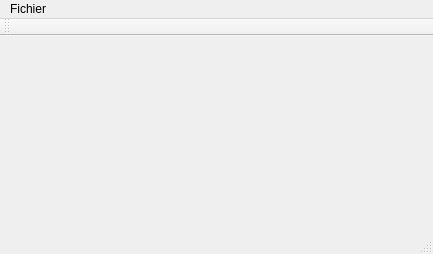
<?xml version="1.0" encoding="UTF-8"?>
<ui version="4.0">
 <class>MainWindow</class>
 <widget class="QMainWindow" name="MainWindow">
  <property name="geometry">
   <rect>
    <x>0</x>
    <y>0</y>
    <width>433</width>
    <height>254</height>
   </rect>
  </property>
  <property name="windowTitle">
   <string>MainWindow</string>
  </property>
  <widget class="QWidget" name="centralWidget"/>
  <widget class="QMenuBar" name="menuBar">
   <property name="geometry">
    <rect>
     <x>0</x>
     <y>0</y>
     <width>433</width>
     <height>21</height>
    </rect>
   </property>
   <widget class="QMenu" name="menuQDroneShow">
    <property name="title">
     <string>Fichier</string>
    </property>
    <addaction name="actionNouveau"/>
   </widget>
   <addaction name="menuQDroneShow"/>
  </widget>
  <widget class="QToolBar" name="mainToolBar">
   <attribute name="toolBarArea">
    <enum>TopToolBarArea</enum>
   </attribute>
   <attribute name="toolBarBreak">
    <bool>false</bool>
   </attribute>
  </widget>
  <widget class="QStatusBar" name="statusBar"/>
  <action name="actionNouveau">
   <property name="text">
    <string>nouveau</string>
   </property>
  </action>
 </widget>
 <layoutdefault spacing="6" margin="11"/>
 <resources/>
 <connections/>
</ui>
